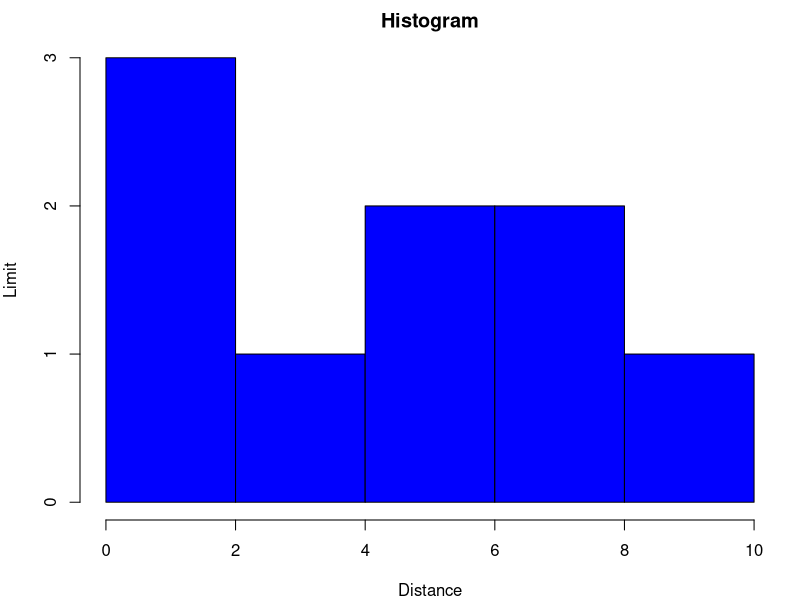
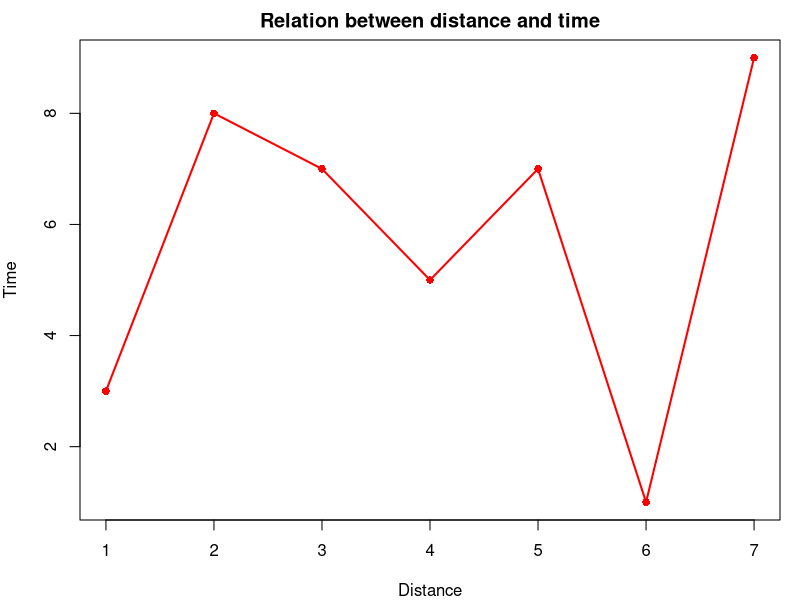
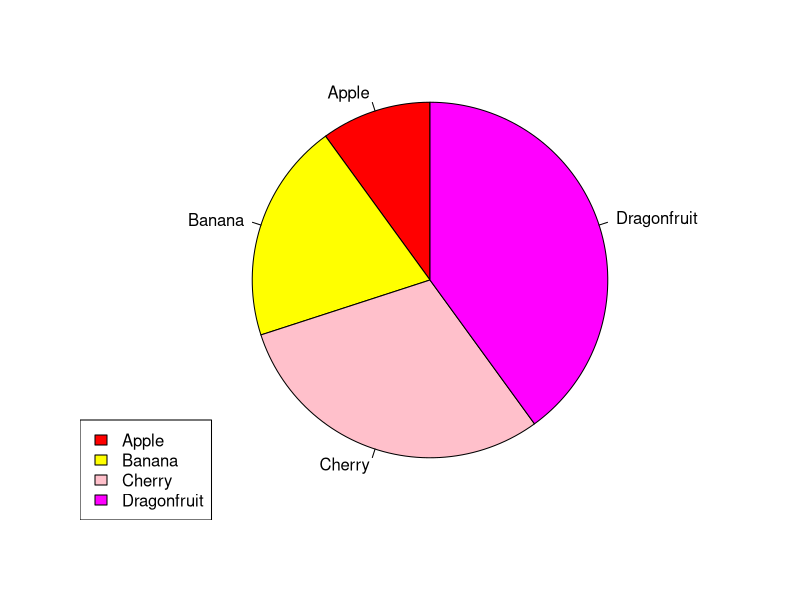
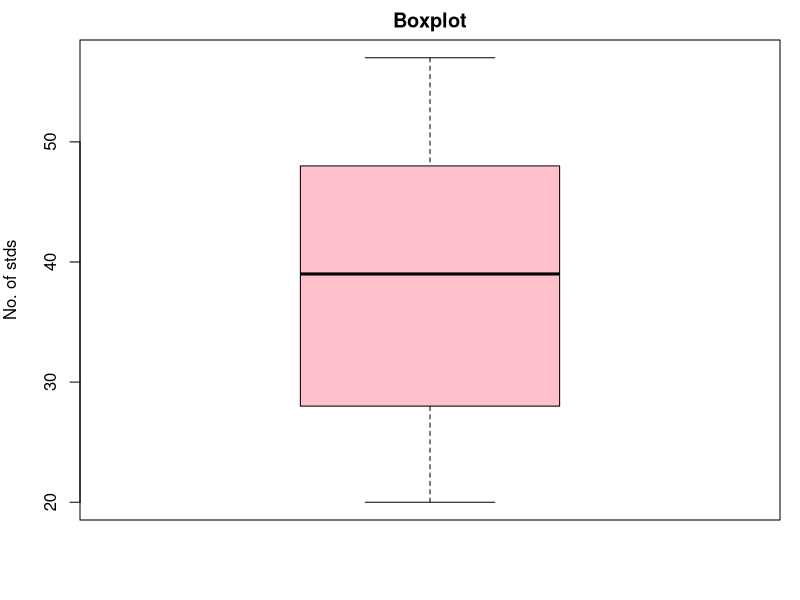
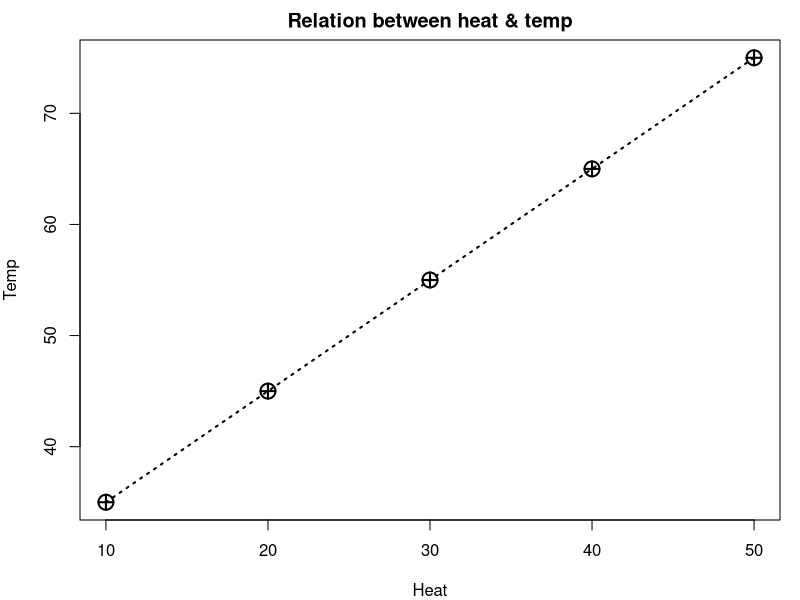
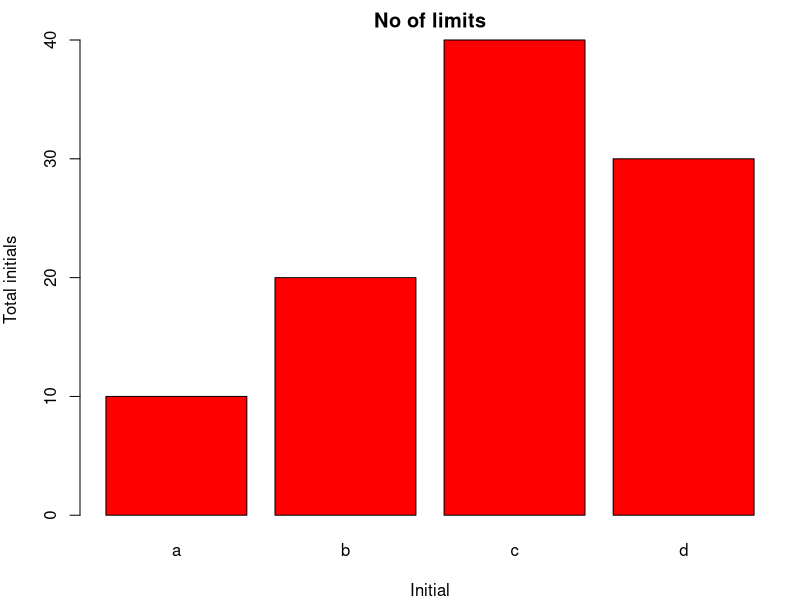

Write the R code that produced these figures, in order.
# Histogram
par(mar = c(4, 4, 2, 1))  # Adjusting margins
x_hist = c(2, 8, 5, 3, 0, 7, 6, 9, 1)
hist(x_hist, main = "Histogram", xlab = "Distance", ylab = "Limit", col = "blue", border = "black")

# Line chart
par(mar = c(4, 4, 2, 1))
x_line = c(1, 2, 3, 4, 5, 6, 7)
y_line = c(3, 8, 7, 5, 7, 1, 9)
plot(x_line, y_line, main = "Relation between distance and time", xlab = "Distance", ylab = "Time", type = "o", col = "red", lwd = 2, pch = 16)

# Pie chart
par(mar = c(4, 4, 2, 1))
x_pie = c(10, 20, 30, 40)
labels = c("Apple", "Banana", "Cherry", "Dragonfruit")
colors = c("red", "yellow", "pink", "magenta")
pie(x_pie, labels = labels, col = colors, init.angle = 90)
legend("bottomleft", labels, fill = colors)

# Boxplot
x_box = c(20, 38, 42, 25, 57, 48, 33, 54, 40, 28)
boxplot(x_box, col = "pink", main = "Boxplot", ylab = "No. of stds")

# Scatterplot
x_scatter = c(10, 20, 30, 40, 50)
y_scatter = c(35, 45, 55, 65, 75)
plot(x_scatter, y_scatter, main = "Relation between heat & temp", xlab = "Heat", ylab = "Temp", pch = 10, cex = 2, type = "o", lwd = 2, lty = "dotted")

# Barplot
categories = c("a", "b", "c", "d")
values = c(10, 20, 40, 30)
barplot(values, names.arg = categories, col = "red", main = "No of limits", xlab = "Initial", ylab = "Total initials")
